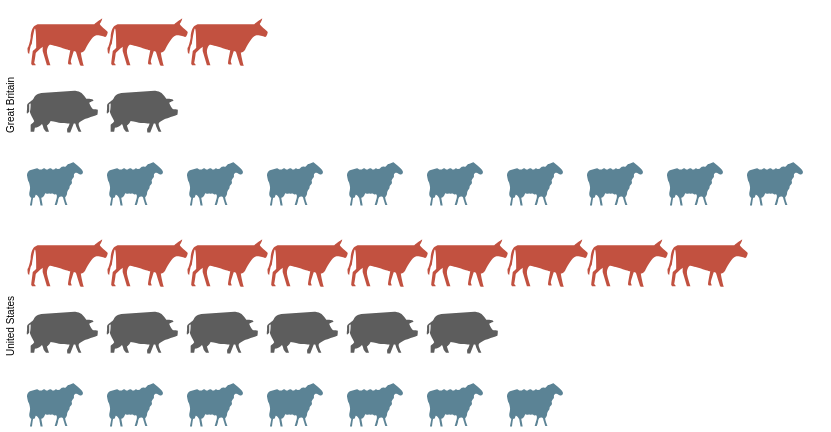

Specify this chart in Vega-Lite:
### Vega-Lite specification from a JSON file in a GitHub repository (floating-point values rounded to 4 significant figures)
{"$schema": "https://vega.github.io/schema/vega-lite/v6.json", "config": {"view": {"stroke": ""}}, "width": 800, "height": 200, "data": {"values": [{"country": "Great Britain", "animal": "cattle", "col": 3}, {"country": "Great Britain", "animal": "cattle", "col": 2}, {"country": "Great Britain", "animal": "cattle", "col": 1}, {"country": "Great Britain", "animal": "pigs", "col": 2}, {"country": "Great Britain", "animal": "pigs", "col": 1}, {"country": "Great Britain", "animal": "sheep", "col": 10}, {"country": "Great Britain", "animal": "sheep", "col": 9}, {"country": "Great Britain", "animal": "sheep", "col": 8}, {"country": "Great Britain", "animal": "sheep", "col": 7}, {"country": "Great Britain", "animal": "sheep", "col": 6}, {"country": "Great Britain", "animal": "sheep", "col": 5}, {"country": "Great Britain", "animal": "sheep", "col": 4}, {"country": "Great Britain", "animal": "sheep", "col": 3}, {"country": "Great Britain", "animal": "sheep", "col": 2}, {"country": "Great Britain", "animal": "sheep", "col": 1}, {"country": "United States", "animal": "cattle", "col": 9}, {"country": "United States", "animal": "cattle", "col": 8}, {"country": "United States", "animal": "cattle", "col": 7}, {"country": "United States", "animal": "cattle", "col": 6}, {"country": "United States", "animal": "cattle", "col": 5}, {"country": "United States", "animal": "cattle", "col": 4}, {"country": "United States", "animal": "cattle", "col": 3}, {"country": "United States", "animal": "cattle", "col": 2}, {"country": "United States", "animal": "cattle", "col": 1}, {"country": "United States", "animal": "pigs", "col": 6}, {"country": "United States", "animal": "pigs", "col": 5}, {"country": "United States", "animal": "pigs", "col": 4}, {"country": "United States", "animal": "pigs", "col": 3}, {"country": "United States", "animal": "pigs", "col": 2}, {"country": "United States", "animal": "pigs", "col": 1}, {"country": "United States", "animal": "sheep", "col": 7}, {"country": "United States", "animal": "sheep", "col": 6}, {"country": "United States", "animal": "sheep", "col": 5}, {"country": "United States", "animal": "sheep", "col": 4}, {"country": "United States", "animal": "sheep", "col": 3}, {"country": "United States", "animal": "sheep", "col": 2}, {"country": "United States", "animal": "sheep", "col": 1}]}, "mark": {"type": "point", "filled": true}, "encoding": {"x": {"field": "col", "type": "ordinal", "axis": null}, "y": {"field": "animal", "type": "ordinal", "axis": null}, "row": {"field": "country", "header": {"title": ""}}, "shape": {"field": "animal", "type": "nominal", "scale": {"domain": ["person", "cattle", "pigs", "sheep"], "range": ["M1.7 -1.7h-0.8c0.3 -0.2 0.6 -0.5 0.6 -0.9c0 -0.6 -0.4 -1 -1 -1c-0.6 0 -1 0.4 -1 1c0 0.4 0.2 0.7 0.6 0.9h-0.8c-0.4 0 -0.7 0.3 -0.7 0.6v1.9c0 0.3 0.3 0.6 0.6 0.6h0.2c0 0 0 0.1 0 0.1v1.9c0 0.3 0.2 0.6 0.3 0.6h1.3c0.2 0 0.3 -0.3 0.3 -0.6v-1.8c0 0 0 -0.1 0 -0.1h0.2c0.3 0 0.6 -0.3 0.6 -0.6v-2c0.2 -0.3 -0.1 -0.6 -0.4 -0.6z", "M4 -2c0 0 0.9 -0.7 1.1 -0.8c0.1 -0.1 -0.1 0.5 -0.3 0.7c-0.2 0.2 1.1 1.1 1.1 1.2c0 0.2 -0.2 0.8 -0.4 0.7c-0.1 0 -0.8 -0.3 -1.3 -0.2c-0.5 0.1 -1.3 1.6 -1.5 2c-0.3 0.4 -0.6 0.4 -0.6 0.4c0 0.1 0.3 1.7 0.4 1.8c0.1 0.1 -0.4 0.1 -0.5 0c0 0 -0.6 -1.9 -0.6 -1.9c-0.1 0 -0.3 -0.1 -0.3 -0.1c0 0.1 -0.5 1.4 -0.4 1.6c0.1 0.2 0.1 0.3 0.1 0.3c0 0 -0.4 0 -0.4 0c0 0 -0.2 -0.1 -0.1 -0.3c0 -0.2 0.3 -1.7 0.3 -1.7c0 0 -2.8 -0.9 -2.9 -0.8c-0.2 0.1 -0.4 0.6 -0.4 1c0 0.4 0.5 1.9 0.5 1.9l-0.5 0l-0.6 -2l0 -0.6c0 0 -1 0.8 -1 1c0 0.2 -0.2 1.3 -0.2 1.3c0 0 0.3 0.3 0.2 0.3c0 0 -0.5 0 -0.5 0c0 0 -0.2 -0.2 -0.1 -0.4c0 -0.1 0.2 -1.6 0.2 -1.6c0 0 0.5 -0.4 0.5 -0.5c0 -0.1 0 -2.7 -0.2 -2.7c-0.1 0 -0.4 2 -0.4 2c0 0 0 0.2 -0.2 0.5c-0.1 0.4 -0.2 1.1 -0.2 1.1c0 0 -0.2 -0.1 -0.2 -0.2c0 -0.1 -0.1 -0.7 0 -0.7c0.1 -0.1 0.3 -0.8 0.4 -1.4c0 -0.6 0.2 -1.3 0.4 -1.5c0.1 -0.2 0.6 -0.4 0.6 -0.4z", "M1.2 -2c0 0 0.7 0 1.2 0.5c0.5 0.5 0.4 0.6 0.5 0.6c0.1 0 0.7 0 0.8 0.1c0.1 0 0.2 0.2 0.2 0.2c0 0 -0.6 0.2 -0.6 0.3c0 0.1 0.4 0.9 0.6 0.9c0.1 0 0.6 0 0.6 0.1c0 0.1 0 0.7 -0.1 0.7c-0.1 0 -1.2 0.4 -1.5 0.5c-0.3 0.1 -1.1 0.5 -1.1 0.7c-0.1 0.2 0.4 1.2 0.4 1.2l-0.4 0c0 0 -0.4 -0.8 -0.4 -0.9c0 -0.1 -0.1 -0.3 -0.1 -0.3l-0.2 0l-0.5 1.3l-0.4 0c0 0 -0.1 -0.4 0 -0.6c0.1 -0.1 0.3 -0.6 0.3 -0.7c0 0 -0.8 0 -1.5 -0.1c-0.7 -0.1 -1.2 -0.3 -1.2 -0.2c0 0.1 -0.4 0.6 -0.5 0.6c0 0 0.3 0.9 0.3 0.9l-0.4 0c0 0 -0.4 -0.5 -0.4 -0.6c0 -0.1 -0.2 -0.6 -0.2 -0.5c0 0 -0.4 0.4 -0.6 0.4c-0.2 0.1 -0.4 0.1 -0.4 0.1c0 0 -0.1 0.6 -0.1 0.6l-0.5 0l0 -1c0 0 0.5 -0.4 0.5 -0.5c0 -0.1 -0.7 -1.2 -0.6 -1.4c0.1 -0.1 0.1 -1.1 0.1 -1.1c0 0 -0.2 0.1 -0.2 0.1c0 0 0 0.9 0 1c0 0.1 -0.2 0.3 -0.3 0.3c-0.1 0 0 -0.5 0 -0.9c0 -0.4 0 -0.4 0.2 -0.6c0.2 -0.2 0.6 -0.3 0.8 -0.8c0.3 -0.5 1 -0.6 1 -0.6z", "M-4.1 -0.5c0.2 0 0.2 0.2 0.5 0.2c0.3 0 0.3 -0.2 0.5 -0.2c0.2 0 0.2 0.2 0.4 0.2c0.2 0 0.2 -0.2 0.5 -0.2c0.2 0 0.2 0.2 0.4 0.2c0.2 0 0.2 -0.2 0.4 -0.2c0.1 0 0.2 0.2 0.4 0.1c0.2 0 0.2 -0.2 0.4 -0.3c0.1 0 0.1 -0.1 0.4 0c0.3 0 0.3 -0.4 0.6 -0.4c0.3 0 0.6 -0.3 0.7 -0.2c0.1 0.1 1.4 1 1.3 1.4c-0.1 0.4 -0.3 0.3 -0.4 0.3c-0.1 0 -0.5 -0.4 -0.7 -0.2c-0.3 0.2 -0.1 0.4 -0.2 0.6c-0.1 0.1 -0.2 0.2 -0.3 0.4c0 0.2 0.1 0.3 0 0.5c-0.1 0.2 -0.3 0.2 -0.3 0.5c0 0.3 -0.2 0.3 -0.3 0.6c-0.1 0.2 0 0.3 -0.1 0.5c-0.1 0.2 -0.1 0.2 -0.2 0.3c-0.1 0.1 0.3 1.1 0.3 1.1l-0.3 0c0 0 -0.3 -0.9 -0.3 -1c0 -0.1 -0.1 -0.2 -0.3 -0.2c-0.2 0 -0.3 0.1 -0.4 0.4c0 0.3 -0.2 0.8 -0.2 0.8l-0.3 0l0.3 -1c0 0 0.1 -0.6 -0.2 -0.5c-0.3 0.1 -0.2 -0.1 -0.4 -0.1c-0.2 -0.1 -0.3 0.1 -0.4 0c-0.2 -0.1 -0.3 0.1 -0.5 0c-0.2 -0.1 -0.1 0 -0.3 0.3c-0.2 0.3 -0.4 0.3 -0.4 0.3l0.2 1.1l-0.3 0l-0.2 -1.1c0 0 -0.4 -0.6 -0.5 -0.4c-0.1 0.3 -0.1 0.4 -0.3 0.4c-0.1 -0.1 -0.2 1.1 -0.2 1.1l-0.3 0l0.2 -1.1c0 0 -0.3 -0.1 -0.3 -0.5c0 -0.3 0.1 -0.5 0.1 -0.7c0.1 -0.2 -0.1 -1 -0.2 -1.1c-0.1 -0.2 -0.2 -0.8 -0.2 -0.8c0 0 -0.1 -0.5 0.4 -0.8z"]}, "legend": null}, "color": {"field": "animal", "type": "nominal", "legend": null, "scale": {"domain": ["person", "cattle", "pigs", "sheep"], "range": ["rgb(162,160,152)", "rgb(194,81,64)", "rgb(93,93,93)", "rgb(91,131,149)"]}}, "opacity": {"value": 1}, "size": {"value": 200}}}
